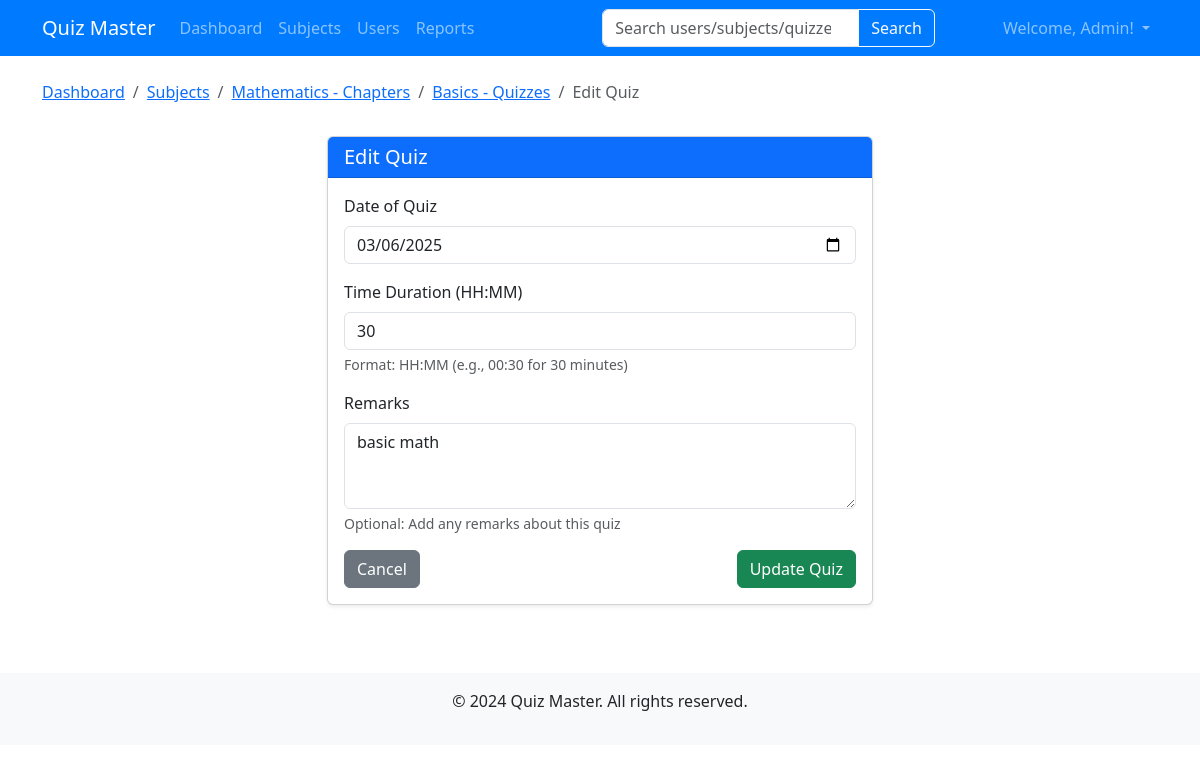
/admin/quizzes/edit/1 (signed in), run on the app's committed database.
### models.py (models this page shows, shortened)
class User(db.Model,UserMixin):
    id = db.Column(db.Integer, primary_key=True)
    email = db.Column(db.String(120), unique=True, nullable=False)
    password = db.Column(db.String(200), nullable=False)
    full_name = db.Column(db.String(100), nullable=False)
    qualification = db.Column(db.String(100), nullable=True)
    dob = db.Column(db.String(20), nullable=True)
    is_admin = db.Column(db.Boolean, default=False)
    scores = db.relationship('Score', backref='user', lazy=True, cascade="all, delete-orphan")

class Subject(db.Model):
    id = db.Column(db.Integer, primary_key=True)
    name = db.Column(db.String(100), nullable=False)
    description = db.Column(db.Text, nullable=True)
    chapters = db.relationship('Chapter', backref='subject', lazy=True, cascade="all, delete-orphan")

class Chapter(db.Model):
    id = db.Column(db.Integer, primary_key=True)
    name = db.Column(db.String(100), nullable=False)
    description = db.Column(db.Text, nullable=True)
    subject_id = db.Column(db.Integer, db.ForeignKey('subject.id'), nullable=False)
    quizzes = db.relationship('Quiz', backref='chapter', lazy=True, cascade="all, delete-orphan")

class Quiz(db.Model):
    id = db.Column(db.Integer, primary_key=True)
    chapter_id = db.Column(db.Integer, db.ForeignKey('chapter.id'), nullable=False)
    date_of_quiz = db.Column(db.String(20), nullable=False)
    time_duration = db.Column(db.String(10), nullable=False)
    remarks = db.Column(db.Text, nullable=True)
    questions = db.relationship('Question', backref='quiz', lazy=True, cascade="all, delete-orphan")
    scores = db.relationship('Score', backref='quiz', lazy=True, cascade="all, delete-orphan")

### routes/admin.py (the view, shortened to what this page needs)
@admin.route('/quizzes/edit/<int:id>', methods=['GET', 'POST'])
@login_required
def edit_quiz(id):
    quiz = Quiz.query.get_or_404(id)
    return render_template('admin/edit_quiz.html', quiz=quiz)

### app.py (called while the page is built)
@login_manager.user_loader
def load_user(user_id):
    return User.query.get(int(user_id))

### routes/admin.py (called while the page is built)
@admin.before_request
def check_admin():
    if not current_user.is_authenticated or not current_user.is_admin:
        flash('You must be an admin to access this page.')
        return redirect(url_for('auth.login'))

### templates/admin/edit_quiz.html (shortened to what this page needs)
{% extends 'base.html' %}
{% block content %}
<div class="row mb-3">
    <div class="col-12">
        <nav aria-label="breadcrumb">
            <ol class="breadcrumb">
                <li class="breadcrumb-item"><a href="{{ url_for('admin.dashboard') }}">Dashboard</a></li>
                <li class="breadcrumb-item"><a href="{{ url_for('admin.subjects') }}">Subjects</a></li>
                <li class="breadcrumb-item"><a href="{{ url_for('admin.chapters', subject_id=quiz.chapter.subject_id) }}">{{ quiz.chapter.subject.name }} - Chapters</a></li>
                <li class="breadcrumb-item"><a href="{{ url_for('admin.quizzes', chapter_id=quiz.chapter_id) }}">{{ quiz.chapter.name }} - Quizzes</a></li>
                <li class="breadcrumb-item active" aria-current="page">Edit Quiz</li>
            </ol>
        </nav>
    </div>
</div>
<div class="row">
    <div class="col-md-6 mx-auto">
        <div class="card shadow-sm">
            <div class="card-header bg-primary text-white">
                <h5 class="mb-0">Edit Quiz</h5>
            </div>
            <div class="card-body">
                <form method="POST" action="{{ url_for('admin.edit_quiz', id=quiz.id) }}">
                    <div class="mb-3">
                        <label for="date_of_quiz" class="form-label">Date of Quiz</label>
                        <input type="date" class="form-control" id="date_of_quiz" name="date_of_quiz" value="{{ quiz.date_of_quiz }}" required>
                    </div>
                    <div class="mb-3">
                        <label for="time_duration" class="form-label">Time Duration (HH:MM)</label>
                        <input type="text" class="form-control" id="time_duration" name="time_duration" value="{{ quiz.time_duration }}" placeholder="00:30" required>
                        <div class="form-text">Format: HH:MM (e.g., 00:30 for 30 minutes)</div>
                    </div>
                    <div class="mb-3">
                        <label for="remarks" class="form-label">Remarks</label>
                        <textarea class="form-control" id="remarks" name="remarks" rows="3">{{ quiz.remarks }}</textarea>
                        <div class="form-text">Optional: Add any remarks about this quiz</div>
                    </div>
                    <div class="d-flex justify-content-between">
                        <a href="{{ url_for('admin.quizzes', chapter_id=quiz.chapter_id) }}" class="btn btn-secondary">Cancel</a>
                        <button type="submit" class="btn btn-success">Update Quiz</button>
                    </div>
                </form>
            </div>
        </div>
    </div>
</div>
{% endblock %}

### templates/base.html (shortened to what this page needs)
<!DOCTYPE html>
<html lang="en">
<head>
    <link href="https://cdn.jsdelivr.net/npm/bootstrap@5.3.0-alpha1/dist/css/bootstrap.min.css" rel="stylesheet">
    <link rel="stylesheet" href="{{ url_for('static', filename='css/style.css') }}">
</head>
<body>
    <nav class="navbar navbar-expand-lg navbar-dark bg-primary">
        <div class="container">
            <a class="navbar-brand" href="/">Quiz Master</a>
            <div class="collapse navbar-collapse" id="navbarNav">
                <ul class="navbar-nav me-auto">
                    {% if current_user.is_authenticated %}
                        {% if current_user.is_admin %}
                            <li class="nav-item">
                                <a class="nav-link" href="{{ url_for('admin.dashboard') }}">Dashboard</a>
                            </li>
                            <li class="nav-item">
                                <a class="nav-link" href="{{ url_for('admin.subjects') }}">Subjects</a>
                            </li>
                            <li class="nav-item">
                                <a class="nav-link" href="{{ url_for('admin.users') }}">Users</a>
                            </li>
                            <li class="nav-item">
                                <a class="nav-link" href="{{ url_for('admin.reports') }}">Reports</a>
                            </li>
                        {% endif %}
                    {% endif %}
                </ul>
                {% if current_user.is_authenticated %}
                <form class="d-flex mx-auto" method="GET" action="{% if current_user.is_admin %}{{ url_for('admin.search') }}{% else %}{{ url_for('user.search') }}{% endif %}">
                    <div class="input-group">
                        <input class="form-control" type="search" name="query" placeholder="{% if current_user.is_admin %}Search users/subjects/quizzes{% else %}Search subjects/quizzes{% endif %}" aria-label="Search">
                        <button class="btn btn-outline-light" type="submit">Search</button>
                    </div>
                </form>
                {% endif %}
                <ul class="navbar-nav">
                    {% if current_user.is_authenticated %}
                        <li class="nav-item dropdown">
                            <a class="nav-link dropdown-toggle" href="#" id="navbarDropdown" role="button" data-bs-toggle="dropdown" aria-expanded="false">
                                Welcome, {{ current_user.full_name }}!
                            </a>
                        </li>
                    {% endif %}
                </ul>
            </div>
        </div>
    </nav>
    <div class="container mt-4">
        {% block content %}{% endblock %}
    </div>
    <footer class="mt-5 py-3 bg-light text-center">
        <div class="container">
            <p>&copy; 2024 Quiz Master. All rights reserved.</p>
        </div>
    </footer>
</body>
</html>

### static/css/style.css (style rules this page uses)
.navbar { background-color: #007bff !important; }
.form-label { font-weight: 500; }
.card { box-shadow: 0 4px 6px rgba(0,0,0,0.1); margin-bottom: 20px; }
.card-header { font-weight: 500; }
footer { margin-top: 30px; padding: 20px 0; background-color: #f8f9fa; }

### data on the page
User: full_name "Admin"
Subject: chapter.subject.name "Mathematics"
Chapter: chapter.name "Basics"
Quiz: date_of_quiz "03/06/2025", time_duration "30", remarks "basic math"
